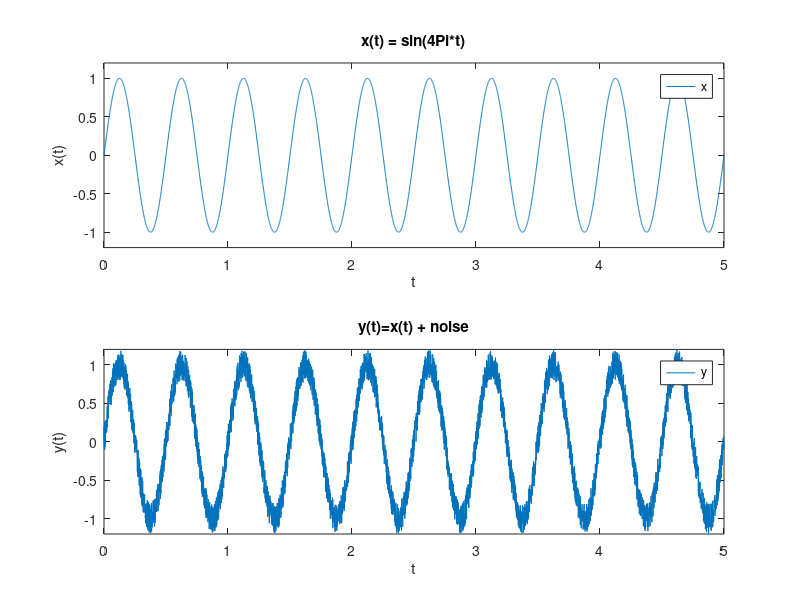

This chart was generated by the following MATLAB code:
%% We use 0.001(s) steps for this plot 
delta=0.001;
n=5/delta+1;   % Number of random numbers that are produced
D=0.2;         % Domain of noise signal
t=0:delta:5;
Noise=2*D*( rand(1,n)-0.5 );
x=sin(4*pi*t);
y=x+Noise;
subplot (2,1,1);
plot(t,x);
xlabel('t');
ylabel('x(t)');
title('x(t) = sin(4Pi*t)');
legend('x');
axis([0 5 -1-D 1+D]);
subplot(2,1,2);
plot(t,y);
xlabel('t');
ylabel('y(t)');
title('y(t)=x(t) + noise');
legend('y');
axis([0 5 -1-D 1+D]);

